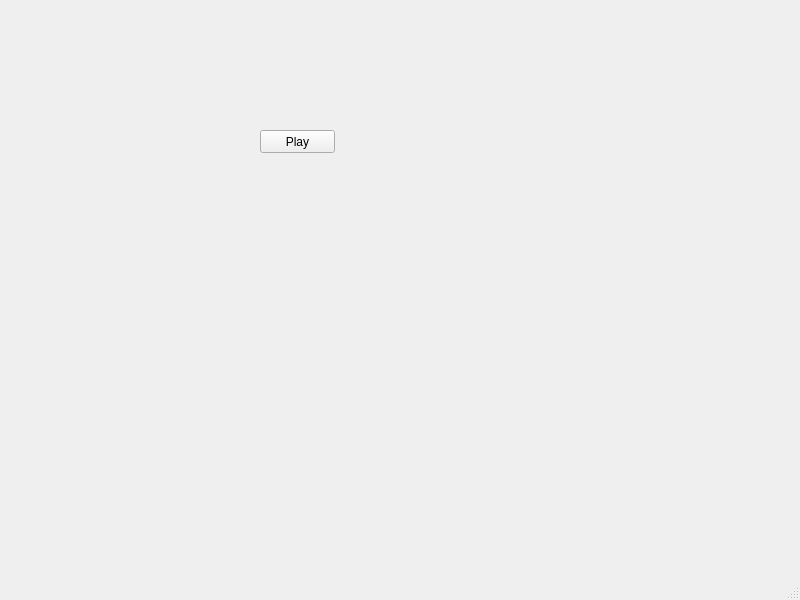
<?xml version="1.0" encoding="UTF-8"?>
<ui version="4.0">
 <class>TitleScreen</class>
 <widget class="QMainWindow" name="TitleScreen">
  <property name="geometry">
   <rect>
    <x>0</x>
    <y>0</y>
    <width>800</width>
    <height>600</height>
   </rect>
  </property>
  <property name="windowTitle">
   <string>TitleScreen</string>
  </property>
  <widget class="QWidget" name="centralwidget">
   <widget class="QPushButton" name="pushButton">
    <property name="geometry">
     <rect>
      <x>260</x>
      <y>130</y>
      <width>75</width>
      <height>23</height>
     </rect>
    </property>
    <property name="text">
     <string>Play</string>
    </property>
   </widget>
  </widget>
  <widget class="QMenuBar" name="menubar">
   <property name="geometry">
    <rect>
     <x>0</x>
     <y>0</y>
     <width>800</width>
     <height>21</height>
    </rect>
   </property>
  </widget>
  <widget class="QStatusBar" name="statusbar"/>
 </widget>
 <resources/>
 <connections/>
</ui>
